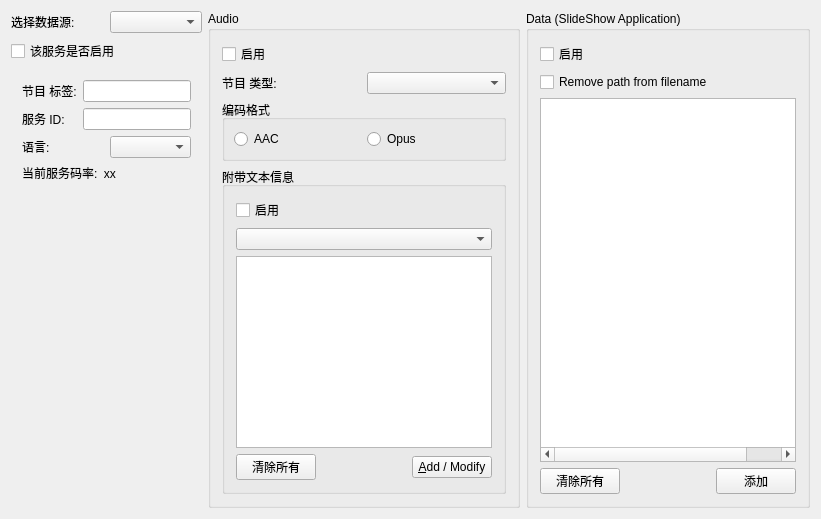
          <widget class="QWidget" name="tabService1">
           <attribute name="title">
            <string>服务1</string>
           </attribute>
           <layout class="QHBoxLayout" name="horizontalLayout_5">
            <item>
             <layout class="QVBoxLayout" name="verticalLayout_6">
              <item>
               <layout class="QHBoxLayout" name="_3">
                <property name="spacing">
                 <number>6</number>
                </property>
                <property name="leftMargin">
                 <number>0</number>
                </property>
                <property name="topMargin">
                 <number>0</number>
                </property>
                <property name="rightMargin">
                 <number>0</number>
                </property>
                <property name="bottomMargin">
                 <number>0</number>
                </property>
                <item>
                 <widget class="QLabel" name="TextLabelProgramType_3">
                  <property name="text">
                   <string>选择数据源:</string>
                  </property>
                  <property name="wordWrap">
                   <bool>false</bool>
                  </property>
                 </widget>
                </item>
                <item>
                 <widget class="QComboBox" name="ComboBoxSelectiveSource1"/>
                </item>
               </layout>
              </item>
              <item>
               <widget class="QCheckBox" name="CheckBoxEnableService">
                <property name="enabled">
                 <bool>true</bool>
                </property>
                <property name="sizePolicy">
                 <sizepolicy hsizetype="Minimum" vsizetype="Minimum">
                  <horstretch>0</horstretch>
                  <verstretch>0</verstretch>
                 </sizepolicy>
                </property>
                <property name="text">
                 <string>该服务是否启用</string>
                </property>
                <property name="checked">
                 <bool>false</bool>
                </property>
                <property name="tristate">
                 <bool>false</bool>
                </property>
               </widget>
              </item>
              <item>
               <layout class="QVBoxLayout">
                <property name="spacing">
                 <number>6</number>
                </property>
                <property name="leftMargin">
                 <number>11</number>
                </property>
                <property name="topMargin">
                 <number>11</number>
                </property>
                <property name="rightMargin">
                 <number>11</number>
                </property>
                <property name="bottomMargin">
                 <number>11</number>
                </property>
                <item>
                 <layout class="QHBoxLayout">
                  <property name="spacing">
                   <number>6</number>
                  </property>
                  <property name="leftMargin">
                   <number>0</number>
                  </property>
                  <property name="topMargin">
                   <number>0</number>
                  </property>
                  <property name="rightMargin">
                   <number>0</number>
                  </property>
                  <property name="bottomMargin">
                   <number>0</number>
                  </property>
                  <item>
                   <widget class="QLabel" name="TextLabelServiceLabel">
                    <property name="text">
                     <string>节目 标签:</string>
                    </property>
                    <property name="wordWrap">
                     <bool>false</bool>
                    </property>
                   </widget>
                  </item>
                  <item>
                   <widget class="QLineEdit" name="LineEditServiceLabel">
                    <property name="sizePolicy">
                     <sizepolicy hsizetype="Preferred" vsizetype="Fixed">
                      <horstretch>0</horstretch>
                      <verstretch>0</verstretch>
                     </sizepolicy>
                    </property>
                   </widget>
                  </item>
                 </layout>
                </item>
                <item>
                 <layout class="QHBoxLayout">
                  <property name="spacing">
                   <number>6</number>
                  </property>
                  <property name="leftMargin">
                   <number>0</number>
                  </property>
                  <property name="topMargin">
                   <number>0</number>
                  </property>
                  <property name="rightMargin">
                   <number>0</number>
                  </property>
                  <property name="bottomMargin">
                   <number>0</number>
                  </property>
                  <item>
                   <widget class="QLabel" name="TextLabelServiceID">
                    <property name="text">
                     <string>服务 ID:</string>
                    </property>
                    <property name="wordWrap">
                     <bool>false</bool>
                    </property>
                   </widget>
                  </item>
                  <item>
                   <widget class="QLineEdit" name="LineEditServiceID">
                    <property name="sizePolicy">
                     <sizepolicy hsizetype="Preferred" vsizetype="Fixed">
                      <horstretch>0</horstretch>
                      <verstretch>0</verstretch>
                     </sizepolicy>
                    </property>
                   </widget>
                  </item>
                 </layout>
                </item>
                <item>
                 <layout class="QHBoxLayout">
                  <property name="spacing">
                   <number>6</number>
                  </property>
                  <property name="leftMargin">
                   <number>0</number>
                  </property>
                  <property name="topMargin">
                   <number>0</number>
                  </property>
                  <property name="rightMargin">
                   <number>0</number>
                  </property>
                  <property name="bottomMargin">
                   <number>0</number>
                  </property>
                  <item>
                   <widget class="QLabel" name="TextLabelServiceLanguage">
                    <property name="text">
                     <string>语言:</string>
                    </property>
                    <property name="wordWrap">
                     <bool>false</bool>
                    </property>
                   </widget>
                  </item>
                  <item>
                   <widget class="QComboBox" name="ComboBoxLanguage"/>
                  </item>
                 </layout>
                </item>
                <item>
                 <widget class="QLabel" name="label_10">
                  <property name="text">
                   <string>当前服务码率:  xx</string>
                  </property>
                 </widget>
                </item>
                <item>
                 <spacer name="Spacer3">
                  <property name="orientation">
                   <enum>Qt::Vertical</enum>
                  </property>
                  <property name="sizeType">
                   <enum>QSizePolicy::MinimumExpanding</enum>
                  </property>
                  <property name="sizeHint" stdset="0">
                   <size>
                    <width>20</width>
                    <height>20</height>
                   </size>
                  </property>
                 </spacer>
                </item>
               </layout>
              </item>
             </layout>
            </item>
            <item>
             <widget class="QGroupBox" name="GroupBoxAudio">
              <property name="title">
               <string>Audio</string>
              </property>
              <layout class="QVBoxLayout">
               <property name="spacing">
                <number>6</number>
               </property>
               <property name="leftMargin">
                <number>11</number>
               </property>
               <property name="topMargin">
                <number>11</number>
               </property>
               <property name="rightMargin">
                <number>11</number>
               </property>
               <property name="bottomMargin">
                <number>11</number>
               </property>
               <item>
                <widget class="QCheckBox" name="CheckBoxEnableAudio">
                 <property name="enabled">
                  <bool>true</bool>
                 </property>
                 <property name="text">
                  <string>启用</string>
                 </property>
                 <property name="checked">
                  <bool>false</bool>
                 </property>
                </widget>
               </item>
               <item>
                <layout class="QHBoxLayout">
                 <property name="spacing">
                  <number>6</number>
                 </property>
                 <property name="leftMargin">
                  <number>0</number>
                 </property>
                 <property name="topMargin">
                  <number>0</number>
                 </property>
                 <property name="rightMargin">
                  <number>0</number>
                 </property>
                 <property name="bottomMargin">
                  <number>0</number>
                 </property>
                 <item>
                  <widget class="QLabel" name="TextLabelProgramType">
                   <property name="text">
                    <string>节目 类型:</string>
                   </property>
                   <property name="wordWrap">
                    <bool>false</bool>
                   </property>
                  </widget>
                 </item>
                 <item>
                  <widget class="QComboBox" name="ComboBoxProgramType"/>
                 </item>
                </layout>
               </item>
               <item>
                <widget class="QGroupBox" name="GroupBoxCodec">
                 <property name="title">
                  <string>编码格式</string>
                 </property>
                 <layout class="QHBoxLayout">
                  <item>
                   <widget class="QRadioButton" name="RadioButtonAAC">
                    <property name="text">
                     <string>AAC</string>
                    </property>
                    <attribute name="buttonGroup">
                     <string notr="true">ButtonGroupCodec</string>
                    </attribute>
                   </widget>
                  </item>
                  <item>
                   <widget class="QRadioButton" name="RadioButtonOPUS">
                    <property name="text">
                     <string>Opus</string>
                    </property>
                    <attribute name="buttonGroup">
                     <string notr="true">ButtonGroupCodec</string>
                    </attribute>
                   </widget>
                  </item>
                  <item>
                   <spacer name="horizontalSpacer_2">
                    <property name="orientation">
                     <enum>Qt::Horizontal</enum>
                    </property>
                    <property name="sizeType">
                     <enum>QSizePolicy::Minimum</enum>
                    </property>
                    <property name="sizeHint" stdset="0">
                     <size>
                      <width>0</width>
                      <height>20</height>
                     </size>
                    </property>
                   </spacer>
                  </item>
                 </layout>
                </widget>
               </item>
               <item>
                <widget class="QGroupBox" name="GroupBoxTextMessage">
                 <property name="title">
                  <string>附带文本信息</string>
                 </property>
                 <layout class="QVBoxLayout">
                  <property name="spacing">
                   <number>6</number>
                  </property>
                  <property name="leftMargin">
                   <number>11</number>
                  </property>
                  <property name="topMargin">
                   <number>11</number>
                  </property>
                  <property name="rightMargin">
                   <number>11</number>
                  </property>
                  <property name="bottomMargin">
                   <number>11</number>
                  </property>
                  <item>
                   <widget class="QCheckBox" name="CheckBoxEnableTextMessage">
                    <property name="enabled">
                     <bool>true</bool>
                    </property>
                    <property name="text">
                     <string>启用</string>
                    </property>
                    <property name="checked">
                     <bool>false</bool>
                    </property>
                   </widget>
                  </item>
                  <item>
                   <widget class="QComboBox" name="ComboBoxTextMessage"/>
                  </item>
                  <item>
                   <widget class="QTextEdit" name="MultiLineEditTextMessage">
                    <property name="tabChangesFocus">
                     <bool>true</bool>
                    </property>
                    <property name="acceptRichText">
                     <bool>false</bool>
                    </property>
                   </widget>
                  </item>
                  <item>
                   <layout class="QHBoxLayout">
                    <property name="spacing">
                     <number>6</number>
                    </property>
                    <property name="leftMargin">
                     <number>0</number>
                    </property>
                    <property name="topMargin">
                     <number>0</number>
                    </property>
                    <property name="rightMargin">
                     <number>0</number>
                    </property>
                    <property name="bottomMargin">
                     <number>0</number>
                    </property>
                    <item>
                     <widget class="QPushButton" name="PushButtonClearAllText">
                      <property name="text">
                       <string>清除所有</string>
                      </property>
                     </widget>
                    </item>
                    <item>
                     <spacer name="Spacer2">
                      <property name="orientation">
                       <enum>Qt::Horizontal</enum>
                      </property>
                      <property name="sizeType">
                       <enum>QSizePolicy::Expanding</enum>
                      </property>
                      <property name="sizeHint" stdset="0">
                       <size>
                        <width>20</width>
                        <height>20</height>
                       </size>
                      </property>
                     </spacer>
                    </item>
                    <item>
                     <widget class="QPushButton" name="PushButtonAddText">
                      <property name="text">
                       <string>&amp;Add / Modify</string>
                      </property>
                     </widget>
                    </item>
                   </layout>
                  </item>
                 </layout>
                </widget>
               </item>
              </layout>
             </widget>
            </item>
            <item>
             <widget class="QGroupBox" name="GroupBoxData">
              <property name="title">
               <string>Data (SlideShow Application)</string>
              </property>
              <layout class="QVBoxLayout">
               <property name="spacing">
                <number>6</number>
               </property>
               <property name="leftMargin">
                <number>11</number>
               </property>
               <property name="topMargin">
                <number>11</number>
               </property>
               <property name="rightMargin">
                <number>11</number>
               </property>
               <property name="bottomMargin">
                <number>11</number>
               </property>
               <item>
                <widget class="QCheckBox" name="CheckBoxEnableData">
                 <property name="enabled">
                  <bool>true</bool>
                 </property>
                 <property name="text">
                  <string>启用</string>
                 </property>
                 <property name="checked">
                  <bool>false</bool>
                 </property>
                </widget>
               </item>
               <item>
                <widget class="QCheckBox" name="CheckBoxRemovePath">
                 <property name="text">
                  <string>Remove path from filename</string>
                 </property>
                </widget>
               </item>
               <item>
                <widget class="QTreeWidget" name="TreeWidgetFileNames">
                 <property name="autoScroll">
                  <bool>false</bool>
                 </property>
                 <property name="editTriggers">
                  <set>QAbstractItemView::NoEditTriggers</set>
                 </property>
                 <property name="alternatingRowColors">
                  <bool>true</bool>
                 </property>
                 <property name="selectionMode">
                  <enum>QAbstractItemView::NoSelection</enum>
                 </property>
                 <property name="selectionBehavior">
                  <enum>QAbstractItemView::SelectRows</enum>
                 </property>
                 <property name="verticalScrollMode">
                  <enum>QAbstractItemView::ScrollPerPixel</enum>
                 </property>
                 <property name="horizontalScrollMode">
                  <enum>QAbstractItemView::ScrollPerPixel</enum>
                 </property>
                 <property name="indentation">
                  <number>0</number>
                 </property>
                 <property name="rootIsDecorated">
                  <bool>false</bool>
                 </property>
                 <property name="uniformRowHeights">
                  <bool>true</bool>
                 </property>
                 <attribute name="headerVisible">
                  <bool>false</bool>
                 </attribute>
                 <attribute name="headerStretchLastSection">
                  <bool>false</bool>
                 </attribute>
                 <column>
                  <property name="text">
                   <string>File Name</string>
                  </property>
                 </column>
                 <column>
                  <property name="text">
                   <string>Size [KB]</string>
                  </property>
                 </column>
                 <column>
                  <property name="text">
                   <string>Full Path</string>
                  </property>
                 </column>
                </widget>
               </item>
               <item>
                <layout class="QHBoxLayout">
                 <property name="spacing">
                  <number>6</number>
                 </property>
                 <property name="leftMargin">
                  <number>0</number>
                 </property>
                 <property name="topMargin">
                  <number>0</number>
                 </property>
                 <property name="rightMargin">
                  <number>0</number>
                 </property>
                 <property name="bottomMargin">
                  <number>0</number>
                 </property>
                 <item>
                  <widget class="QPushButton" name="PushButtonClearAllFileNames">
                   <property name="text">
                    <string>清除所有</string>
                   </property>
                  </widget>
                 </item>
                 <item>
                  <spacer name="Spacer2_2">
                   <property name="orientation">
                    <enum>Qt::Horizontal</enum>
                   </property>
                   <property name="sizeType">
                    <enum>QSizePolicy::Expanding</enum>
                   </property>
                   <property name="sizeHint" stdset="0">
                    <size>
                     <width>20</width>
                     <height>20</height>
                    </size>
                   </property>
                  </spacer>
                 </item>
                 <item>
                  <widget class="QPushButton" name="PushButtonAddFile">
                   <property name="text">
                    <string>添加</string>
                   </property>
                  </widget>
                 </item>
                </layout>
               </item>
              </layout>
             </widget>
            </item>
           </layout>
          </widget>
